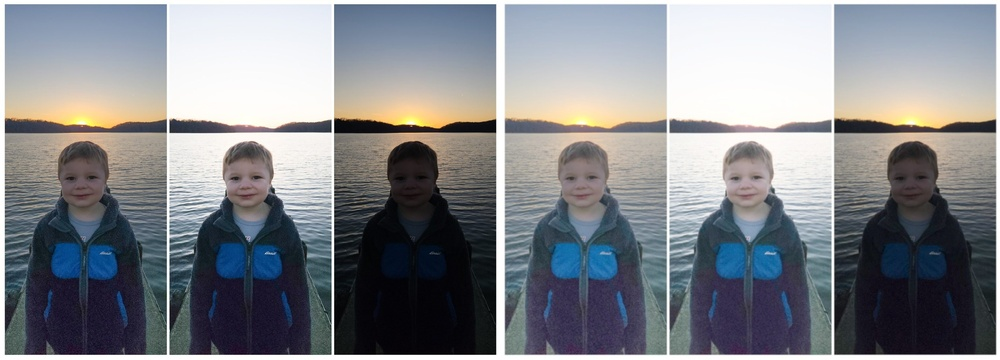
#> input picture context/archive/2026-06-18-adaptive-enhancement-parameters/repro/Sunset-Exposure-Example-1536x1107.local-ba.jpg, 1000 x 360 px, shrunk from 3072 x 1107 before the run
$ python icc-gap.py ../../context/archive/2026-06-18-adaptive-enhancement-parameters/repro/Sunset-Exposure-Example-1536x1107.local-ba.jpg
#> lines starting #> are read from the running program, lines starting #| are printed output that depends on the picture
#!/usr/bin/env python3
"""Measure how much ignoring an embedded ICC profile changes an image (S-19, cloud-model-comparison).

frame.md's dimension 5 asks whether Cloud input loses colour because the
pipeline treats wide-gamut JPEGs (Display P3, ProPhoto, Adobe RGB) as sRGB.
This script puts a number on the size of that gap for any image: it decodes
each file twice and prints mean brightness and saturation for both decodes.
Run it on an original and on its Bread output; whether Bread itself ignores the
profile is a separate check (compare the output's figures with both decodes of
its input).

Method:

  1. Scale.   Pillow's JPEG draft mode decodes at about 1/4 of each side (DCT
              scaling), so a 4000 px photo is measured at about 1000 px. Means
              barely move with scale; this keeps a full run to seconds.
  2. Naive.   The decoded RGB values read as if they were sRGB, which is what
              a pipeline that drops the profile does.
  3. ICC.     The same pixels converted from the embedded profile to sRGB
              (ImageCms, relative colorimetric intent). A file with no
              profile prints "none" and both decodes are identical.
  4. HSV.     V = max(R,G,B) and S = (max-min)/max (0 where max is 0), on
              values scaled to 0..1, averaged over every pixel.

Measured on 2026-10-29 (meanS naive -> icc): S17-02 0.208 -> 0.232,
S17-03 0.406 -> 0.547 (meanV 0.248 -> 0.303), S17-04 0.255 -> 0.263,
S17-07 0.600 -> 0.736, S17-08 0.636 -> 0.855, S17-21 0.569 -> 0.694.

Usage:  python3 scripts/s19/icc-gap.py test-photos/licensed/03-*.jpg ...
Needs:  Pillow (with LittleCMS) and numpy.
"""

import io
import sys

import numpy as np
from PIL import Image, ImageCms

SRGB = ImageCms.createProfile("sRGB")


def mean_v(rgb: np.ndarray) -> float:
    return float(rgb.max(axis=2).mean())


def mean_s(rgb: np.ndarray) -> float:
    mx = rgb.max(axis=2)
    mn = rgb.min(axis=2)
    return float(np.where(mx > 0, (mx - mn) / np.maximum(mx, 1e-6), 0).mean())


def measure(path: str) -> str:
    im = Image.open(path)
#> im is the input picture: PIL image 1000x360 RGB; mean R, G, B 130.9, 133.8, 138.8
    im.draft("RGB", (im.width // 4, im.height // 4))
    rgb = im.convert("RGB")
    naive = np.asarray(rgb, dtype=np.float32) / 255
    icc = im.info.get("icc_profile")
    if icc:
        src = ImageCms.ImageCmsProfile(io.BytesIO(icc))
        converted = ImageCms.profileToProfile(
            rgb, src, SRGB, renderingIntent=ImageCms.Intent.RELATIVE_COLORIMETRIC, outputMode="RGB"
        )
        managed = np.asarray(converted, dtype=np.float32) / 255
        name = ImageCms.getProfileDescription(src).strip()
    else:
        managed = naive
        name = "none"
    file = path.replace("\\", "/").split("/")[-1]
    return (
        f"{file:44s} {name:28s} "
        f"meanV naive {mean_v(naive):.3f} icc {mean_v(managed):.3f} | "
        f"meanS naive {mean_s(naive):.3f} icc {mean_s(managed):.3f}"
    )
#> in mean_s, `mx = rgb.max(axis=2)`:
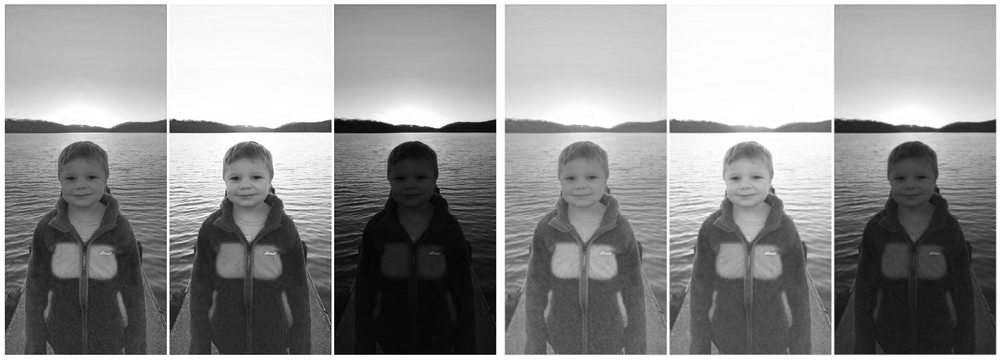
#> mx: shape (360, 1000) float32; min 0, max 1, mean 0.57
#> in mean_s, `mn = rgb.min(axis=2)`:
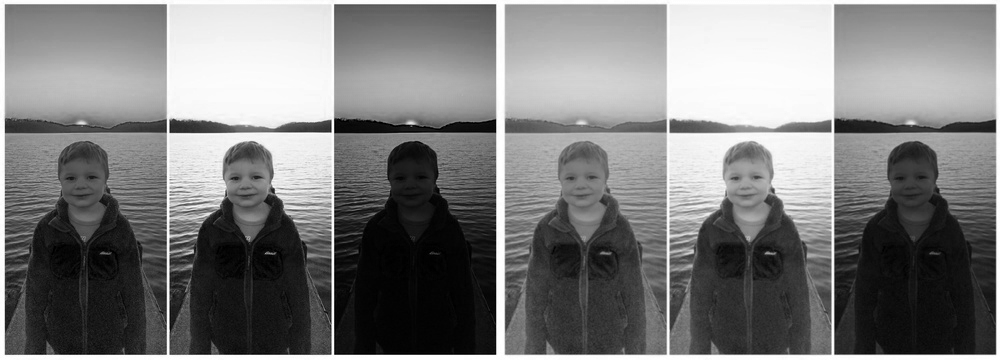
#> mn: shape (360, 1000) float32; min 0, max 1, mean 0.486


if __name__ == "__main__":
    if len(sys.argv) < 2:
        sys.exit("usage: icc-gap.py IMAGE [IMAGE ...]")
    for p in sys.argv[1:]:
        print(measure(p))
